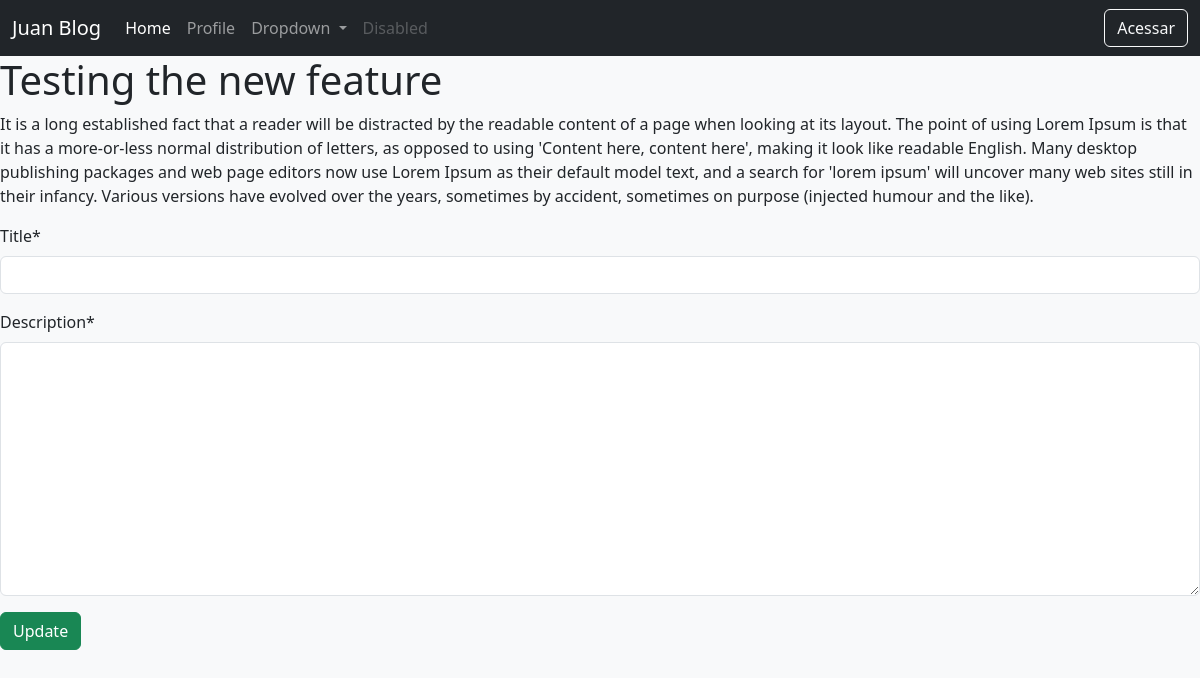
The page /edit/5/ on the database its author committed.
### blog/models.py (models this page shows, shortened)
class Posts(models.Model):
    author = models.ForeignKey(settings.AUTH_USER_MODEL, on_delete=models.CASCADE)
    title = models.CharField(max_length=50)
    description = models.TextField()
    created_date = models.DateTimeField(default=timezone.now)
    published_date = models.DateTimeField(blank=True, null=True)

### blog/views.py (the view)
# urls.py: path('edit/<int:id>/', edit, name='edit'),
def edit(request, id):
    posts = Posts.objects.get(id=id)
    form =PostForm
    return render(request, 'edit.html', {'posts':posts, 'form':form})

### blog/templates/edit.html (shortened to what this page needs)
{% extends 'base.html' %}
{% load crispy_forms_tags %}
{% block content %}
 <h1> {{ posts.title }} </h1>
 <p> {{ posts.description }}</p>
<form action="{% url 'update' posts.id %}" method="post">
    {{ form|crispy }}
    <button type="submit" class="btn btn-success"> Update</button>
</form>
{% endblock %}

### rows shown on the page
Posts: title "Testing the new feature", description "It is a long established fact that a reader will be distracted by the readable content of a page when looking at its layout. The point of using Lorem Ipsum is that it has a more-or-less normal distribution of letters, as opposed to using 'Content here, content here', making it look like readable English. Many desktop publishing packages and web page editors now use Lorem Ipsum as their default model text, and a search for 'lorem ipsum' will uncover many web sites still in their infancy. Various versions have evolved over the years, sometimes by accident, sometimes on purpose (injected humour and the like)."
